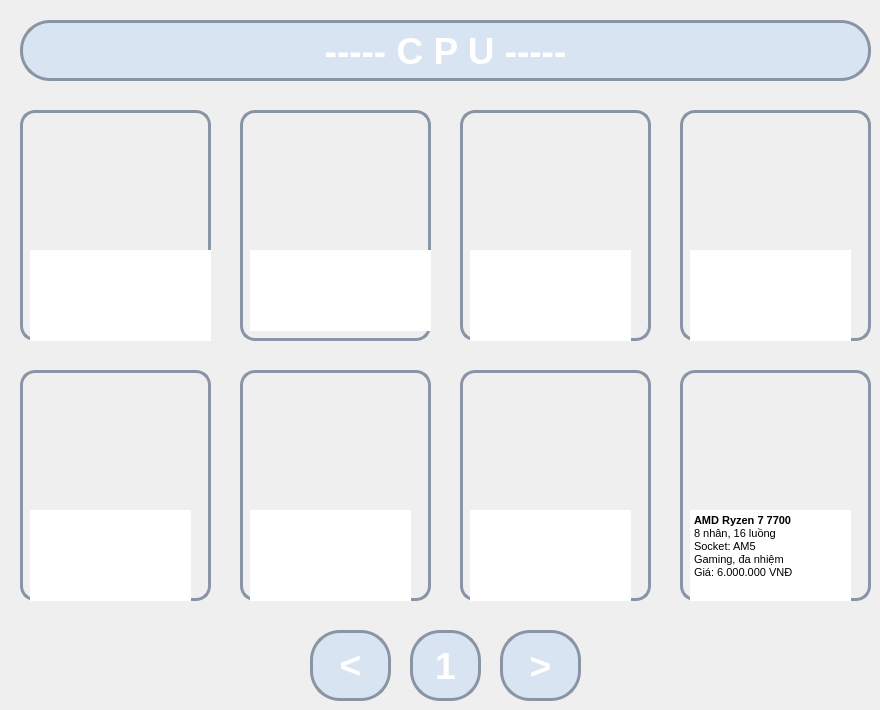
    <widget class="QWidget" name="page_2">
     <widget class="QLabel" name="label_2">
      <property name="geometry">
       <rect>
        <x>20</x>
        <y>20</y>
        <width>851</width>
        <height>61</height>
       </rect>
      </property>
      <property name="font">
       <font>
        <pointsize>28</pointsize>
        <weight>75</weight>
        <bold>true</bold>
       </font>
      </property>
      <property name="styleSheet">
       <string notr="true">background-color: rgba(0, 120, 255, 25);
border-radius: 30px;
border: 3px solid #8994A4;
color:white;</string>
      </property>
      <property name="text">
       <string>----- C P U -----</string>
      </property>
      <property name="alignment">
       <set>Qt::AlignCenter</set>
      </property>
     </widget>
     <widget class="QWidget" name="widget_5" native="true">
      <property name="geometry">
       <rect>
        <x>240</x>
        <y>110</y>
        <width>191</width>
        <height>231</height>
       </rect>
      </property>
      <property name="styleSheet">
       <string notr="true">
border-radius: 15px;
border: 3px solid #8994A4;</string>
      </property>
      <widget class="QLabel" name="label_24">
       <property name="geometry">
        <rect>
         <x>20</x>
         <y>0</y>
         <width>151</width>
         <height>141</height>
        </rect>
       </property>
       <property name="styleSheet">
        <string notr="true">border-radius: 0px;
border: 0px;</string>
       </property>
       <property name="text">
        <string/>
       </property>
       <property name="pixmap">
        <pixmap>../icons/INTEL/Intel_Core_i5-12400F.png</pixmap>
       </property>
       <property name="scaledContents">
        <bool>true</bool>
       </property>
      </widget>
      <widget class="QTextEdit" name="textEdit_2">
       <property name="geometry">
        <rect>
         <x>10</x>
         <y>140</y>
         <width>211</width>
         <height>81</height>
        </rect>
       </property>
       <property name="styleSheet">
        <string notr="true">border-radius: 0px;
border: 0px;</string>
       </property>
       <property name="html">
        <string>&lt;!DOCTYPE HTML PUBLIC &quot;-//W3C//DTD HTML 4.0//EN&quot; &quot;http://www.w3.org/TR/REC-html40/strict.dtd&quot;&gt;
&lt;html&gt;&lt;head&gt;&lt;meta name=&quot;qrichtext&quot; content=&quot;1&quot; /&gt;&lt;style type=&quot;text/css&quot;&gt;
p, li { white-space: pre-wrap; }
&lt;/style&gt;&lt;/head&gt;&lt;body style=&quot; font-family:'MS Shell Dlg 2'; font-size:7.8pt; font-weight:400; font-style:normal;&quot;&gt;
&lt;p style=&quot; margin-top:0px; margin-bottom:0px; margin-left:0px; margin-right:0px; -qt-block-indent:0; text-indent:0px;&quot;&gt;&lt;span style=&quot; font-size:8pt; font-weight:600; color:#ffffff;&quot;&gt;Intel Core i3-13100F&lt;/span&gt;&lt;span style=&quot; font-size:8pt; color:#ffffff;&quot;&gt;&lt;br /&gt;4 nhân, 8 luồng&lt;br /&gt;Socket: LGA1700&lt;br /&gt;Văn phòng, game eSports&lt;br /&gt;Giá: 2.900.000 VNĐ&lt;/span&gt;&lt;/p&gt;&lt;/body&gt;&lt;/html&gt;</string>
       </property>
      </widget>
     </widget>
     <widget class="QWidget" name="widget_4" native="true">
      <property name="geometry">
       <rect>
        <x>20</x>
        <y>110</y>
        <width>191</width>
        <height>231</height>
       </rect>
      </property>
      <property name="styleSheet">
       <string notr="true">
border-radius: 15px;
border: 3px solid #8994A4;</string>
      </property>
      <widget class="QLabel" name="label_25">
       <property name="geometry">
        <rect>
         <x>20</x>
         <y>0</y>
         <width>151</width>
         <height>141</height>
        </rect>
       </property>
       <property name="styleSheet">
        <string notr="true">border-radius: 0px;
border: 0px;</string>
       </property>
       <property name="text">
        <string/>
       </property>
       <property name="pixmap">
        <pixmap>../icons/INTEL/Intel i3-12100F.png</pixmap>
       </property>
       <property name="scaledContents">
        <bool>true</bool>
       </property>
      </widget>
      <widget class="QTextEdit" name="textEdit">
       <property name="geometry">
        <rect>
         <x>10</x>
         <y>140</y>
         <width>211</width>
         <height>91</height>
        </rect>
       </property>
       <property name="styleSheet">
        <string notr="true">border-radius: 0px;
border: 0px;
</string>
       </property>
       <property name="html">
        <string>&lt;!DOCTYPE HTML PUBLIC &quot;-//W3C//DTD HTML 4.0//EN&quot; &quot;http://www.w3.org/TR/REC-html40/strict.dtd&quot;&gt;
&lt;html&gt;&lt;head&gt;&lt;meta name=&quot;qrichtext&quot; content=&quot;1&quot; /&gt;&lt;style type=&quot;text/css&quot;&gt;
p, li { white-space: pre-wrap; }
&lt;/style&gt;&lt;/head&gt;&lt;body style=&quot; font-family:'MS Shell Dlg 2'; font-size:7.8pt; font-weight:400; font-style:normal;&quot;&gt;
&lt;p style=&quot; margin-top:0px; margin-bottom:0px; margin-left:0px; margin-right:0px; -qt-block-indent:0; text-indent:0px;&quot;&gt;&lt;span style=&quot; font-size:8pt; font-weight:600; color:#ffffff;&quot;&gt;Intel Core i3-12100F&lt;/span&gt;&lt;span style=&quot; font-size:8pt; color:#ffffff;&quot;&gt;&lt;br /&gt;4 nhân, 8 luồng&lt;br /&gt;Socket: LGA1700&lt;br /&gt;Văn phòng, game nhẹ&lt;br /&gt;Giá: 2.500.000 VNĐ&lt;/span&gt;&lt;/p&gt;&lt;/body&gt;&lt;/html&gt;</string>
       </property>
      </widget>
     </widget>
     <widget class="QWidget" name="widget_6" native="true">
      <property name="geometry">
       <rect>
        <x>20</x>
        <y>370</y>
        <width>191</width>
        <height>231</height>
       </rect>
      </property>
      <property name="styleSheet">
       <string notr="true">
border-radius: 15px;
border: 3px solid #8994A4;</string>
      </property>
      <widget class="QLabel" name="label_28">
       <property name="geometry">
        <rect>
         <x>10</x>
         <y>0</y>
         <width>171</width>
         <height>161</height>
        </rect>
       </property>
       <property name="styleSheet">
        <string notr="true">border-radius: 0px;
border: 0px;</string>
       </property>
       <property name="text">
        <string/>
       </property>
       <property name="pixmap">
        <pixmap>../icons/AMD/AMD Ryzen 5 5600.png</pixmap>
       </property>
       <property name="scaledContents">
        <bool>true</bool>
       </property>
      </widget>
      <widget class="QTextEdit" name="textEdit_5">
       <property name="geometry">
        <rect>
         <x>10</x>
         <y>140</y>
         <width>161</width>
         <height>91</height>
        </rect>
       </property>
       <property name="styleSheet">
        <string notr="true">border-radius: 0px;
border: 0px;</string>
       </property>
       <property name="html">
        <string>&lt;!DOCTYPE HTML PUBLIC &quot;-//W3C//DTD HTML 4.0//EN&quot; &quot;http://www.w3.org/TR/REC-html40/strict.dtd&quot;&gt;
&lt;html&gt;&lt;head&gt;&lt;meta name=&quot;qrichtext&quot; content=&quot;1&quot; /&gt;&lt;style type=&quot;text/css&quot;&gt;
p, li { white-space: pre-wrap; }
&lt;/style&gt;&lt;/head&gt;&lt;body style=&quot; font-family:'MS Shell Dlg 2'; font-size:7.8pt; font-weight:400; font-style:normal;&quot;&gt;
&lt;p style=&quot; margin-top:0px; margin-bottom:0px; margin-left:0px; margin-right:0px; -qt-block-indent:0; text-indent:0px;&quot;&gt;&lt;span style=&quot; font-size:8pt; font-weight:600; color:#ffffff;&quot;&gt;AMD Ryzen 5 5600&lt;/span&gt;&lt;span style=&quot; font-size:8pt; color:#ffffff;&quot;&gt;&lt;br /&gt;6 nhân, 12 luồng&lt;br /&gt;Socket: AM4&lt;br /&gt;Gaming giá rẻ&lt;br /&gt;Giá: 2.500.000 VNĐ&lt;/span&gt;&lt;/p&gt;&lt;/body&gt;&lt;/html&gt;</string>
       </property>
      </widget>
     </widget>
     <widget class="QWidget" name="widget_7" native="true">
      <property name="geometry">
       <rect>
        <x>460</x>
        <y>370</y>
        <width>191</width>
        <height>231</height>
       </rect>
      </property>
      <property name="styleSheet">
       <string notr="true">
border-radius: 15px;
border: 3px solid #8994A4;</string>
      </property>
      <widget class="QLabel" name="label_30">
       <property name="geometry">
        <rect>
         <x>10</x>
         <y>0</y>
         <width>171</width>
         <height>161</height>
        </rect>
       </property>
       <property name="styleSheet">
        <string notr="true">border-radius: 0px;
border: 0px;</string>
       </property>
       <property name="text">
        <string/>
       </property>
       <property name="pixmap">
        <pixmap>../icons/AMD/AMD Ryzen 5 7500F.png</pixmap>
       </property>
       <property name="scaledContents">
        <bool>true</bool>
       </property>
      </widget>
      <widget class="QTextEdit" name="textEdit_7">
       <property name="geometry">
        <rect>
         <x>10</x>
         <y>140</y>
         <width>161</width>
         <height>91</height>
        </rect>
       </property>
       <property name="styleSheet">
        <string notr="true">border-radius: 0px;
border: 0px;</string>
       </property>
       <property name="html">
        <string>&lt;!DOCTYPE HTML PUBLIC &quot;-//W3C//DTD HTML 4.0//EN&quot; &quot;http://www.w3.org/TR/REC-html40/strict.dtd&quot;&gt;
&lt;html&gt;&lt;head&gt;&lt;meta name=&quot;qrichtext&quot; content=&quot;1&quot; /&gt;&lt;style type=&quot;text/css&quot;&gt;
p, li { white-space: pre-wrap; }
&lt;/style&gt;&lt;/head&gt;&lt;body style=&quot; font-family:'MS Shell Dlg 2'; font-size:7.8pt; font-weight:400; font-style:normal;&quot;&gt;
&lt;p style=&quot; margin-top:0px; margin-bottom:0px; margin-left:0px; margin-right:0px; -qt-block-indent:0; text-indent:0px;&quot;&gt;&lt;span style=&quot; font-size:8pt; font-weight:600; color:#ffffff;&quot;&gt;AMD Ryzen 5 7500F&lt;/span&gt;&lt;span style=&quot; font-size:8pt; color:#ffffff;&quot;&gt;&lt;br /&gt;6 nhân, 12 luồng&lt;br /&gt;Socket: AM5&lt;br /&gt;Gaming tầm trung&lt;br /&gt;Giá: 4.500.000 VNĐ&lt;/span&gt;&lt;/p&gt;&lt;/body&gt;&lt;/html&gt;</string>
       </property>
      </widget>
     </widget>
     <widget class="QWidget" name="widget_10" native="true">
      <property name="geometry">
       <rect>
        <x>460</x>
        <y>110</y>
        <width>191</width>
        <height>231</height>
       </rect>
      </property>
      <property name="styleSheet">
       <string notr="true">
border-radius: 15px;
border: 3px solid #8994A4;</string>
      </property>
      <widget class="QLabel" name="label_26">
       <property name="geometry">
        <rect>
         <x>20</x>
         <y>0</y>
         <width>151</width>
         <height>141</height>
        </rect>
       </property>
       <property name="styleSheet">
        <string notr="true">border-radius: 0px;
border: 0px;</string>
       </property>
       <property name="text">
        <string/>
       </property>
       <property name="pixmap">
        <pixmap>../icons/INTEL/Intel_Core_i5-12400F.png</pixmap>
       </property>
       <property name="scaledContents">
        <bool>true</bool>
       </property>
      </widget>
      <widget class="QTextEdit" name="textEdit_3">
       <property name="geometry">
        <rect>
         <x>10</x>
         <y>140</y>
         <width>161</width>
         <height>91</height>
        </rect>
       </property>
       <property name="styleSheet">
        <string notr="true">border-radius: 0px;
border: 0px;</string>
       </property>
       <property name="html">
        <string>&lt;!DOCTYPE HTML PUBLIC &quot;-//W3C//DTD HTML 4.0//EN&quot; &quot;http://www.w3.org/TR/REC-html40/strict.dtd&quot;&gt;
&lt;html&gt;&lt;head&gt;&lt;meta name=&quot;qrichtext&quot; content=&quot;1&quot; /&gt;&lt;style type=&quot;text/css&quot;&gt;
p, li { white-space: pre-wrap; }
&lt;/style&gt;&lt;/head&gt;&lt;body style=&quot; font-family:'MS Shell Dlg 2'; font-size:7.8pt; font-weight:400; font-style:normal;&quot;&gt;
&lt;p style=&quot; margin-top:0px; margin-bottom:0px; margin-left:0px; margin-right:0px; -qt-block-indent:0; text-indent:0px;&quot;&gt;&lt;span style=&quot; font-size:8pt; font-weight:600; color:#ffffff;&quot;&gt;Intel Core i5-12400F&lt;/span&gt;&lt;span style=&quot; font-size:8pt; color:#ffffff;&quot;&gt;&lt;br /&gt;6 nhân, 12 luồng&lt;br /&gt;Socket: LGA1700&lt;br /&gt;Gaming giá rẻ&lt;br /&gt;Giá: 3.300.000 VNĐ&lt;/span&gt;&lt;/p&gt;&lt;/body&gt;&lt;/html&gt;</string>
       </property>
      </widget>
     </widget>
     <widget class="QWidget" name="widget_11" native="true">
      <property name="geometry">
       <rect>
        <x>680</x>
        <y>110</y>
        <width>191</width>
        <height>231</height>
       </rect>
      </property>
      <property name="styleSheet">
       <string notr="true">
border-radius: 15px;
border: 3px solid #8994A4;</string>
      </property>
      <widget class="QLabel" name="label_27">
       <property name="geometry">
        <rect>
         <x>20</x>
         <y>10</y>
         <width>151</width>
         <height>141</height>
        </rect>
       </property>
       <property name="styleSheet">
        <string notr="true">border-radius: 0px;
border: 0px;</string>
       </property>
       <property name="text">
        <string/>
       </property>
       <property name="pixmap">
        <pixmap>../icons/INTEL/Intel Core i5-14600K.png</pixmap>
       </property>
       <property name="scaledContents">
        <bool>true</bool>
       </property>
      </widget>
      <widget class="QTextEdit" name="textEdit_4">
       <property name="geometry">
        <rect>
         <x>10</x>
         <y>140</y>
         <width>161</width>
         <height>91</height>
        </rect>
       </property>
       <property name="styleSheet">
        <string notr="true">border-radius: 0px;
border: 0px;</string>
       </property>
       <property name="html">
        <string>&lt;!DOCTYPE HTML PUBLIC &quot;-//W3C//DTD HTML 4.0//EN&quot; &quot;http://www.w3.org/TR/REC-html40/strict.dtd&quot;&gt;
&lt;html&gt;&lt;head&gt;&lt;meta name=&quot;qrichtext&quot; content=&quot;1&quot; /&gt;&lt;style type=&quot;text/css&quot;&gt;
p, li { white-space: pre-wrap; }
&lt;/style&gt;&lt;/head&gt;&lt;body style=&quot; font-family:'MS Shell Dlg 2'; font-size:7.8pt; font-weight:400; font-style:normal;&quot;&gt;
&lt;p style=&quot; margin-top:0px; margin-bottom:0px; margin-left:0px; margin-right:0px; -qt-block-indent:0; text-indent:0px;&quot;&gt;&lt;span style=&quot; font-size:8pt; font-weight:600; color:#ffffff;&quot;&gt;Intel Core i5-13400F&lt;/span&gt;&lt;span style=&quot; font-size:8pt; color:#ffffff;&quot;&gt;&lt;br /&gt;10 nhân, 16 luồng&lt;br /&gt;Socket: LGA1700&lt;br /&gt;Gaming tầm trung&lt;br /&gt;Giá: 4.400.000 VNĐ&lt;/span&gt;&lt;/p&gt;&lt;/body&gt;&lt;/html&gt;</string>
       </property>
      </widget>
     </widget>
     <widget class="QWidget" name="widget_9" native="true">
      <property name="geometry">
       <rect>
        <x>240</x>
        <y>370</y>
        <width>191</width>
        <height>231</height>
       </rect>
      </property>
      <property name="styleSheet">
       <string notr="true">
border-radius: 15px;
border: 3px solid #8994A4;</string>
      </property>
      <widget class="QLabel" name="label_29">
       <property name="geometry">
        <rect>
         <x>10</x>
         <y>0</y>
         <width>171</width>
         <height>161</height>
        </rect>
       </property>
       <property name="styleSheet">
        <string notr="true">border-radius: 0px;
border: 0px;</string>
       </property>
       <property name="text">
        <string/>
       </property>
       <property name="pixmap">
        <pixmap>../icons/AMD/AMD Ryzen 5 5600.png</pixmap>
       </property>
       <property name="scaledContents">
        <bool>true</bool>
       </property>
      </widget>
      <widget class="QTextEdit" name="textEdit_6">
       <property name="geometry">
        <rect>
         <x>10</x>
         <y>140</y>
         <width>161</width>
         <height>91</height>
        </rect>
       </property>
       <property name="styleSheet">
        <string notr="true">border-radius: 0px;
border: 0px;</string>
       </property>
       <property name="html">
        <string>&lt;!DOCTYPE HTML PUBLIC &quot;-//W3C//DTD HTML 4.0//EN&quot; &quot;http://www.w3.org/TR/REC-html40/strict.dtd&quot;&gt;
&lt;html&gt;&lt;head&gt;&lt;meta name=&quot;qrichtext&quot; content=&quot;1&quot; /&gt;&lt;style type=&quot;text/css&quot;&gt;
p, li { white-space: pre-wrap; }
&lt;/style&gt;&lt;/head&gt;&lt;body style=&quot; font-family:'MS Shell Dlg 2'; font-size:7.8pt; font-weight:400; font-style:normal;&quot;&gt;
&lt;p style=&quot; margin-top:0px; margin-bottom:0px; margin-left:0px; margin-right:0px; -qt-block-indent:0; text-indent:0px;&quot;&gt;&lt;span style=&quot; font-size:8pt; font-weight:600; color:#ffffff;&quot;&gt;AMD Ryzen 5 5600X&lt;/span&gt;&lt;span style=&quot; font-size:8pt; color:#ffffff;&quot;&gt;&lt;br /&gt;6 nhân, 12 luồng&lt;br /&gt;Socket: AM4&lt;br /&gt;Gaming giá rẻ&lt;br /&gt;Giá: 3.000.000 VNĐ&lt;/span&gt;&lt;/p&gt;&lt;/body&gt;&lt;/html&gt;</string>
       </property>
      </widget>
     </widget>
     <widget class="QWidget" name="widget_8" native="true">
      <property name="geometry">
       <rect>
        <x>680</x>
        <y>370</y>
        <width>191</width>
        <height>231</height>
       </rect>
      </property>
      <property name="styleSheet">
       <string notr="true">
border-radius: 15px;
border: 3px solid #8994A4;</string>
      </property>
      <widget class="QLabel" name="label_31">
       <property name="geometry">
        <rect>
         <x>10</x>
         <y>0</y>
         <width>171</width>
         <height>161</height>
        </rect>
       </property>
       <property name="styleSheet">
        <string notr="true">border-radius: 0px;
border: 0px;</string>
       </property>
       <property name="text">
        <string/>
       </property>
       <property name="pixmap">
        <pixmap>../icons/AMD/AMD Ryzen 7 7700.png</pixmap>
       </property>
       <property name="scaledContents">
        <bool>true</bool>
       </property>
      </widget>
      <widget class="QTextEdit" name="textEdit_8">
       <property name="geometry">
        <rect>
         <x>10</x>
         <y>140</y>
         <width>161</width>
         <height>91</height>
        </rect>
       </property>
       <property name="styleSheet">
        <string notr="true">border-radius: 0px;
border: 0px;</string>
       </property>
       <property name="html">
        <string>&lt;!DOCTYPE HTML PUBLIC &quot;-//W3C//DTD HTML 4.0//EN&quot; &quot;http://www.w3.org/TR/REC-html40/strict.dtd&quot;&gt;
&lt;html&gt;&lt;head&gt;&lt;meta name=&quot;qrichtext&quot; content=&quot;1&quot; /&gt;&lt;style type=&quot;text/css&quot;&gt;
p, li { white-space: pre-wrap; }
&lt;/style&gt;&lt;/head&gt;&lt;body style=&quot; font-family:'MS Shell Dlg 2'; font-size:7.8pt; font-weight:400; font-style:normal;&quot;&gt;
&lt;p style=&quot; margin-top:0px; margin-bottom:0px; margin-left:0px; margin-right:0px; -qt-block-indent:0; text-indent:0px;&quot;&gt;&lt;span style=&quot; font-size:8pt; font-weight:600;&quot;&gt;AMD Ryzen 7 7700&lt;/span&gt;&lt;span style=&quot; font-size:8pt;&quot;&gt;&lt;br /&gt;8 nhân, 16 luồng&lt;br /&gt;Socket: AM5&lt;br /&gt;Gaming, đa nhiệm&lt;br /&gt;Giá: 6.000.000 VNĐ&lt;/span&gt;&lt;/p&gt;&lt;/body&gt;&lt;/html&gt;</string>
       </property>
      </widget>
     </widget>
     <widget class="QLabel" name="label_11">
      <property name="geometry">
       <rect>
        <x>410</x>
        <y>630</y>
        <width>71</width>
        <height>71</height>
       </rect>
      </property>
      <property name="font">
       <font>
        <pointsize>28</pointsize>
        <weight>75</weight>
        <bold>true</bold>
       </font>
      </property>
      <property name="styleSheet">
       <string notr="true">background-color: rgba(0, 120, 255, 25);
border-radius: 30px;
border: 3px solid #8994A4;
color:white;</string>
      </property>
      <property name="text">
       <string>1</string>
      </property>
      <property name="alignment">
       <set>Qt::AlignCenter</set>
      </property>
     </widget>
     <widget class="QLabel" name="label_12">
      <property name="geometry">
       <rect>
        <x>500</x>
        <y>630</y>
        <width>81</width>
        <height>71</height>
       </rect>
      </property>
      <property name="font">
       <font>
        <pointsize>28</pointsize>
        <weight>75</weight>
        <bold>true</bold>
       </font>
      </property>
      <property name="styleSheet">
       <string notr="true">background-color: rgba(0, 120, 255, 25);
border-radius: 30px;
border: 3px solid #8994A4;
color:white;</string>
      </property>
      <property name="text">
       <string>&gt;</string>
      </property>
      <property name="alignment">
       <set>Qt::AlignCenter</set>
      </property>
     </widget>
     <widget class="QLabel" name="label_13">
      <property name="geometry">
       <rect>
        <x>310</x>
        <y>630</y>
        <width>81</width>
        <height>71</height>
       </rect>
      </property>
      <property name="font">
       <font>
        <pointsize>28</pointsize>
        <weight>75</weight>
        <bold>true</bold>
       </font>
      </property>
      <property name="styleSheet">
       <string notr="true">background-color: rgba(0, 120, 255, 25);
border-radius: 30px;
border: 3px solid #8994A4;
color:white;</string>
      </property>
      <property name="text">
       <string>&lt;</string>
      </property>
      <property name="alignment">
       <set>Qt::AlignCenter</set>
      </property>
     </widget>
    </widget>
